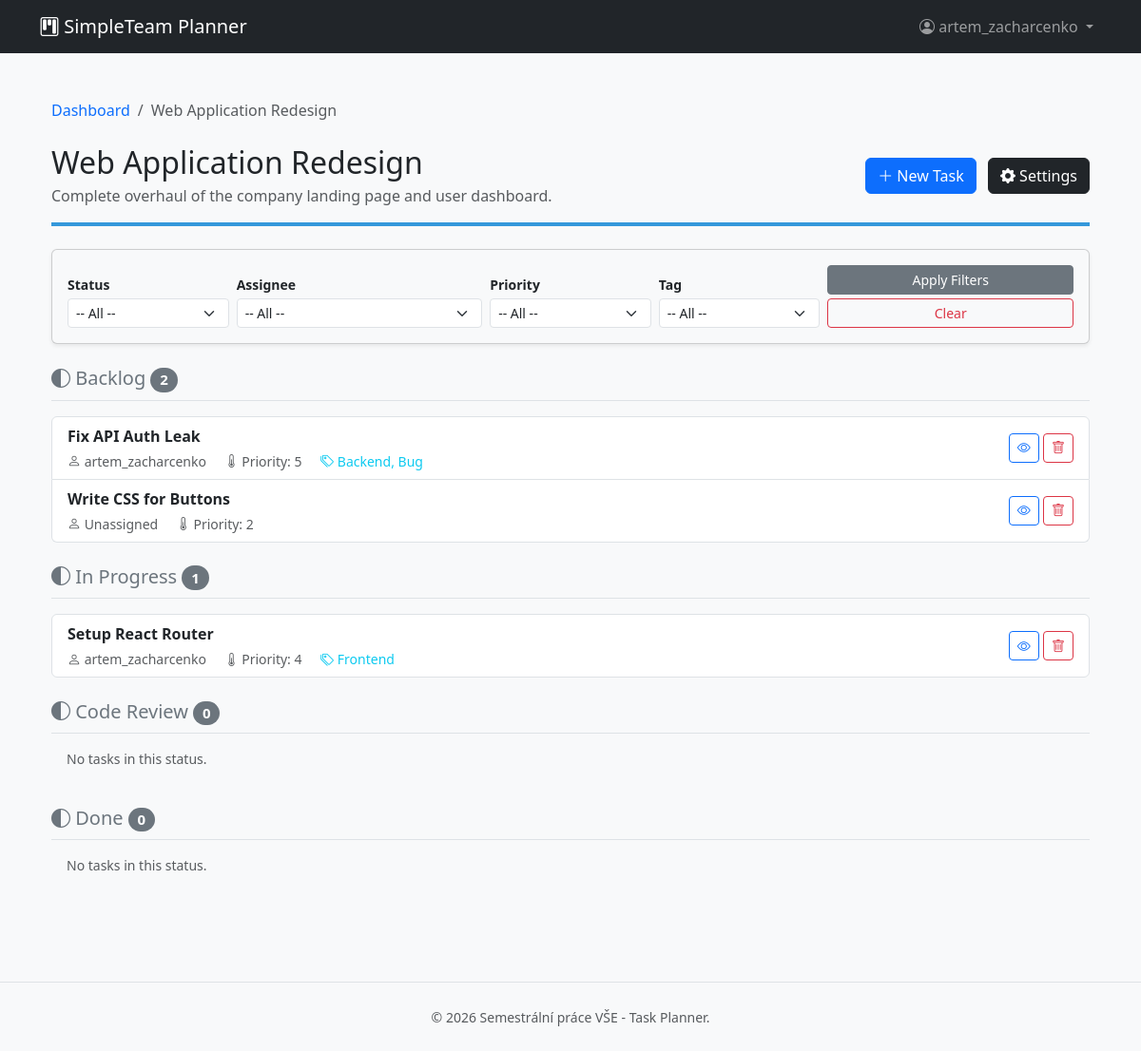
The app's page /project-detail.php?id=1 (signed in) with its own data.
### tables this page shows
CREATE TABLE projects (
    id INT AUTO_INCREMENT PRIMARY KEY,
    created_by INT NOT NULL,
    name VARCHAR(255) NOT NULL,
    description TEXT,
    color_hex VARCHAR(7),  
    created_at TIMESTAMP DEFAULT CURRENT_TIMESTAMP,
    FOREIGN KEY (created_by) REFERENCES users(id) ON DELETE CASCADE
);

CREATE TABLE tasks (
    id INT AUTO_INCREMENT PRIMARY KEY,
    project_id INT NOT NULL,
    title VARCHAR(255) NOT NULL,
    description TEXT,
    assignee_id INT,
    reporter_id INT NOT NULL,
    status_id INT,
    priority_weight TINYINT DEFAULT 3 CHECK (priority_weight BETWEEN 1 AND 5),  
    time_spent_minutes INT DEFAULT 0,
    due_date DATE,
    created_at TIMESTAMP DEFAULT CURRENT_TIMESTAMP,
    FOREIGN KEY (project_id) REFERENCES projects(id) ON DELETE CASCADE,
    FOREIGN KEY (assignee_id) REFERENCES users(id) ON DELETE SET NULL,
    FOREIGN KEY (reporter_id) REFERENCES users(id) ON DELETE CASCADE,
    FOREIGN KEY (status_id) REFERENCES statuses(id) ON DELETE SET NULL
);

CREATE TABLE statuses (
    id INT AUTO_INCREMENT PRIMARY KEY,
    project_id INT NOT NULL,
    name VARCHAR(100) NOT NULL,
    FOREIGN KEY (project_id) REFERENCES projects(id) ON DELETE CASCADE
);

CREATE TABLE users (
    id INT AUTO_INCREMENT PRIMARY KEY,
    username VARCHAR(255) NOT NULL,
    email VARCHAR(255) NOT NULL UNIQUE,
    password VARCHAR(255),
    oauth_provider VARCHAR(50),  
    oauth_id VARCHAR(255),
    created_at TIMESTAMP DEFAULT CURRENT_TIMESTAMP
);

### classes/Project.php (called while the page is built, shortened)
<?php
class Project {
    public static function getById(int $id) {
        $db = Database::getConnection();
        $stmt = $db->prepare("SELECT * FROM projects WHERE id = ?");
        $stmt->execute([$id]);
        return $stmt->fetch();
    }
    public static function getMembers(int $projectId) {
        $db = Database::getConnection();
        $stmt = $db->prepare("
            SELECT u.id, u.username, u.email, pm.role
            FROM users u
            JOIN project_members pm ON u.id = pm.user_id
            WHERE pm.project_id = ?
            ORDER BY pm.role ASC, u.username ASC
        ");
        $stmt->execute([$projectId]);
        return $stmt->fetchAll();
    }
}

### classes/Task.php (called while the page is built, shortened)
<?php
class Task {
    public static function getByProjectFiltered(int $projectId, array $filters = []) {
        $db = Database::getConnection();
        $query = "
            SELECT t.*, u.username as assignee_name, s.name as status_name,
                   GROUP_CONCAT(tg.name SEPARATOR ', ') as tags_string
            FROM tasks t
            LEFT JOIN users u ON t.assignee_id = u.id
            LEFT JOIN statuses s ON t.status_id = s.id
            LEFT JOIN task_tags tt ON t.id = tt.task_id
            LEFT JOIN tags tg ON tt.tag_id = tg.id
            WHERE t.project_id = :project_id
        ";
        $params = [':project_id' => $projectId];
        $query .= " GROUP BY t.id, u.username, s.name ORDER BY t.title ASC";
        $stmt = $db->prepare($query);
        $stmt->execute($params);
        return $stmt->fetchAll();
    }
}

### project-detail.php (the view, shortened to what this page needs)
<?php
$projectId = filter_input(INPUT_GET, 'id', FILTER_VALIDATE_INT);
$project = Project::getById($projectId);
$userId = $_SESSION['user_id'];
$members = Project::getMembers($projectId);
$userRole = 'none';
foreach ($members as $m) {
    if ($m['id'] == $userId) {
        $userRole = $m['role'];
        break;
    }
}
$isAdmin = ($userRole === 'admin');
$canCreateTask = ($userRole === 'admin' || $userRole === 'editor');
if (isset($_GET['filter_submit'])) {
    $filters = [
        'status_id' => $_GET['status_id'] ?? '',
        'assignee_id' => $_GET['assignee_id'] ?? '',
        'priority_weight' => $_GET['priority_weight'] ?? '',
        'tag_id' => $_GET['tag_id'] ?? ''
    ];
    setcookie("proj_{$projectId}_status", $filters['status_id'], time() + 86400 * 30);
    setcookie("proj_{$projectId}_assignee", $filters['assignee_id'], time() + 86400 * 30);
    setcookie("proj_{$projectId}_priority", $filters['priority_weight'], time() + 86400 * 30);
    setcookie("proj_{$projectId}_tag", $filters['tag_id'], time() + 86400 * 30);
} else {
    $filters = [
        'status_id' => $_COOKIE["proj_{$projectId}_status"] ?? '',
        'assignee_id' => $_COOKIE["proj_{$projectId}_assignee"] ?? '',
        'priority_weight' => $_COOKIE["proj_{$projectId}_priority"] ?? '',
        'tag_id' => $_COOKIE["proj_{$projectId}_tag"] ?? ''
    ];
}
$tasks = Task::getByProjectFiltered($projectId, $filters);
$statuses = Status::getByProject($projectId);
$groupedTasks = [];
foreach ($statuses as $s) {
    $groupedTasks[$s['name']] = [];
}
foreach ($tasks as $t) {
    $statusName = $t['status_name'] ?? 'Uncategorized';
    $groupedTasks[$statusName][] = $t;
}
require_once 'inc/header.php';
?>
    <div class="container py-4">
    <nav aria-label="breadcrumb" class="mb-4">
        <ol class="breadcrumb">
            <li class="breadcrumb-item"><a href="index.php" class="text-decoration-none">Dashboard</a></li>
            <li class="breadcrumb-item active" aria-current="page"><?= htmlspecialchars($project['name']) ?></li>
        </ol>
    </nav>
        <div class="d-flex justify-content-between align-items-center mb-4 pb-3 border-bottom" style="border-bottom-color: <?= htmlspecialchars($project['color_hex']) ?> !important; border-bottom-width: 4px !important;">
            <div>
                <h2 class="mb-1"><?= htmlspecialchars($project['name']) ?></h2>
                <p class="text-muted mb-0"><?= htmlspecialchars($project['description']) ?></p>
            </div>
            <div>
                <?php if ($canCreateTask): ?>
                    <button type="button" class="btn btn-primary me-2" data-bs-toggle="modal" data-bs-target="#createTaskModal">
                        <i class="bi bi-plus-lg"></i> New Task
                    </button>
                <?php endif; ?>
                <?php if ($isAdmin): ?>
                    <a href="project-settings.php?id=<?= $projectId ?>" class="btn btn-dark"><i class="bi bi-gear-fill"></i> Settings</a>
                <?php endif; ?>
            </div>
        </div>
        <div class="card shadow-sm mb-4 bg-light">
            <div class="card-body py-3">
                <form method="GET" class="row g-2 align-items-end">
                    <div class="col-md-2">
                        <label class="form-label small fw-bold mb-1">Status</label>
                        <select name="status_id" class="form-select form-select-sm">
                            <option value="">-- All --</option>
                        </select>
                    </div>
                    <div class="col-md-3">
                        <label class="form-label small fw-bold mb-1">Assignee</label>
                        <select name="assignee_id" class="form-select form-select-sm">
                            <option value="">-- All --</option>
                        </select>
                    </div>
                    <div class="col-md-2">
                        <label class="form-label small fw-bold mb-1">Priority</label>
                        <select name="priority_weight" class="form-select form-select-sm">
                            <option value="">-- All --</option>
                        </select>
                    </div>
                    <div class="col-md-2">
                        <label class="form-label small fw-bold mb-1">Tag</label>
                        <select name="tag_id" class="form-select form-select-sm">
                            <option value="">-- All --</option>
                        </select>
                    </div>
                    <div class="col-md-3">
                        <button type="submit" class="btn btn-sm btn-secondary w-100 mb-1">Apply Filters</button>
                        <a href="project-detail.php?id=<?= $projectId ?>&reset_filters=1" class="btn btn-sm btn-outline-danger w-100">Clear</a>
                    </div>
                </form>
            </div>
        </div>
        <div class="row">
            <?php foreach ($groupedTasks as $statusName => $tasksInStatus): ?>
                <div class="col-12 mb-4">
                    <h5 class="border-bottom pb-2 mb-3 text-secondary">
                        <i class="bi bi-circle-half"></i> <?= htmlspecialchars($statusName) ?>
                        <span class="badge bg-secondary rounded-pill"><?= count($tasksInStatus) ?></span>
                    </h5>
                    <?php if (empty($tasksInStatus)): ?>
                        <p class="text-muted small italic ms-3">No tasks in this status.</p>
                    <?php else: ?>
                        <div class="list-group">
                            <?php foreach ($tasksInStatus as $task): ?>
                                <div class="list-group-item list-group-item-action d-flex justify-content-between align-items-center">
                                    <div>
                                        <a href="task-view.php?id=<?= $task['id'] ?>" class="text-decoration-none text-dark fw-bold">
                                            <?= htmlspecialchars($task['title']) ?>
                                        </a>
                                        <div class="mt-1 small">
                                        <span class="text-muted me-3">
                                            <i class="bi bi-person"></i> <?= htmlspecialchars($task['assignee_name'] ?? 'Unassigned') ?>
                                        </span>
                                            <span class="text-muted me-3">
                                            <i class="bi bi-thermometer-half"></i> Priority: <?= $task['priority_weight'] ?>
                                        </span>
                                            <?php if (!empty($task['tags_string'])): ?>
                                                <span class="text-info">
                                                <i class="bi bi-tags"></i> <?= htmlspecialchars($task['tags_string']) ?>
                                            </span>
                                            <?php endif; ?>
                                        </div>
                                    </div>
                                    <div>
                                        <a href="task-view.php?id=<?= $task['id'] ?>" class="btn btn-sm btn-outline-primary" title="View Detail"><i class="bi bi-eye"></i></a>
                                        <?php
                                        if ($isAdmin || $task['reporter_id'] == $userId):
                                            ?>
                                            <form method="POST" class="d-inline" onsubmit="return confirm('Are you sure you want to delete this task?');">
                                                <button type="submit" class="btn btn-sm btn-outline-danger" title="Delete Task"><i class="bi bi-trash"></i></button>
                                            </form>
                                        <?php endif; ?>
                                    </div>
                                </div>
                            <?php endforeach; ?>
                        </div>
                    <?php endif; ?>
                </div>
            <?php endforeach; ?>
        </div>
    </div>
<?php require_once 'inc/footer.php'; ?>

### inc/header.php (shortened to what this page needs)
<!DOCTYPE html>
<html lang="cs">
<head>
    <link href="https://cdn.jsdelivr.net/npm/bootstrap@5.3.2/dist/css/bootstrap.min.css" rel="stylesheet">
    <link rel="stylesheet" href="https://cdn.jsdelivr.net/npm/bootstrap-icons@1.11.1/font/bootstrap-icons.css">
</head>
<body>
<nav class="navbar navbar-expand-lg navbar-dark bg-dark mb-4">
    <div class="container">
        <a class="navbar-brand" href="index.php">
            <i class="bi bi-kanban"></i> SimpleTeam Planner
        </a>
        <div class="collapse navbar-collapse" id="navbarNav">
            <?php if (isset($_SESSION['user_id'])): ?>
                <ul class="navbar-nav">
                    <li class="nav-item dropdown">
                        <a class="nav-link dropdown-toggle" href="#" id="userDropdown" role="button" data-bs-toggle="dropdown">
                            <i class="bi bi-person-circle"></i> <?= htmlspecialchars($_SESSION['username'] ?? 'Profile') ?>
                        </a>
                    </li>
                </ul>
            <?php endif; ?>
        </div>
    </div>
</nav>
<div class="container">

### inc/footer.php (shortened to what this page needs)
</div> <footer class="text-center text-muted py-4 mt-5 border-top">
    <div class="container">
        <small>&copy; <?= date('Y') ?> Semestrální práce VŠE - Task Planner.</small>
    </div>
</footer>
</body>
</html>

### inc/header.php (style rules this page uses)
body { background-color: #f8f9fa; }

### records on screen
projects: name "Web Application Redesign", description "Complete overhaul of the company landing page and user dashboard."
tasks: status.name "Backlog", count($tasksInStatus) "2", title "Write CSS for Buttons", assignee_name "Unassigned", priority_weight "2"
tasks: title "Fix API Auth Leak", assignee.username "artem_zacharcenko", priority_weight "5", tags_string "Backend, Bug"
tasks: title "Setup React Router", assignee.username "artem_zacharcenko", priority_weight "4", tags_string "Frontend"

### other values on screen
$_SESSION['username'] "artem_zacharcenko"
$statusName "In Progress"
count($tasksInStatus) "1"
$statusName "Code Review"
count($tasksInStatus) "0"
$statusName "Done"
